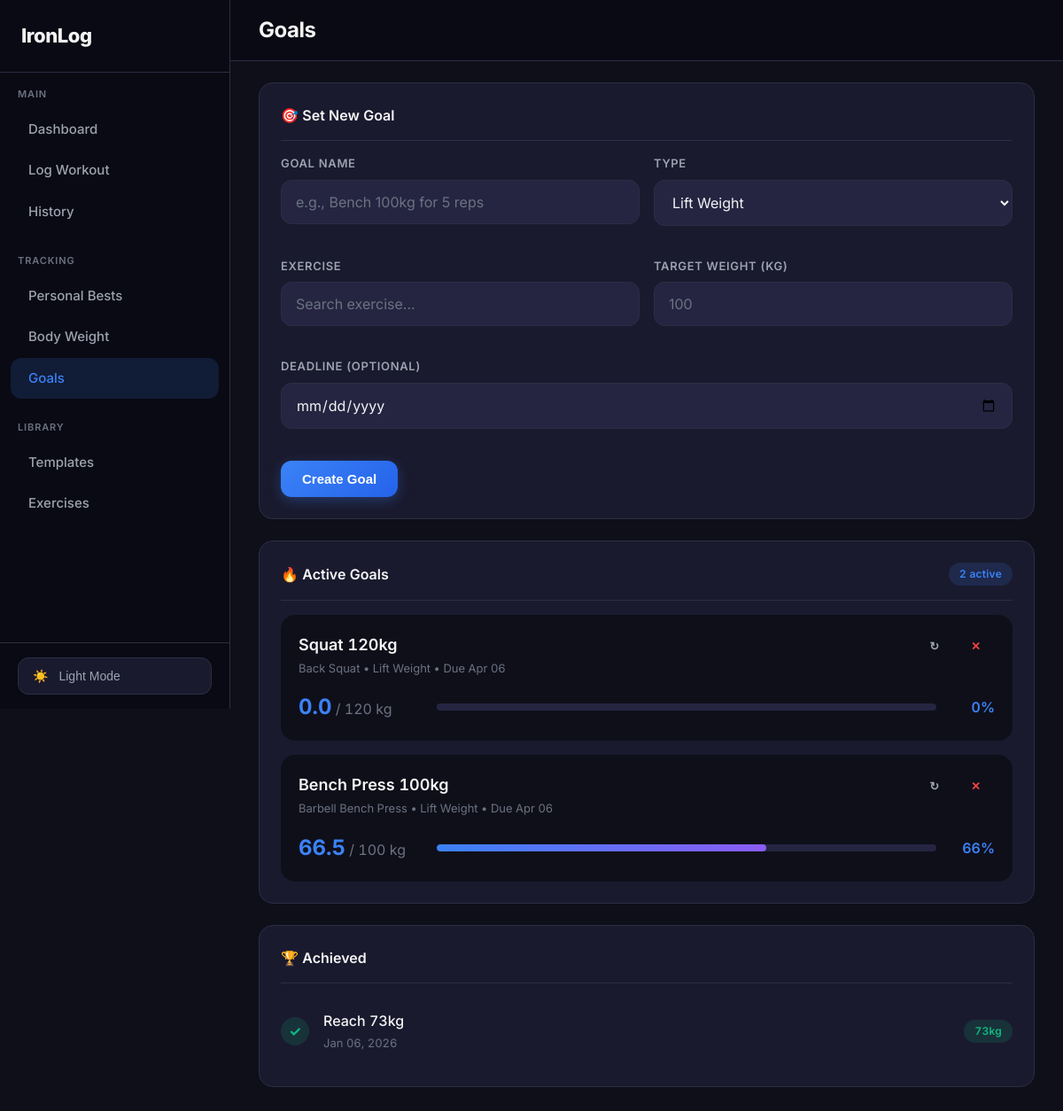
/goals/, run on an earlier commit of the app's database.
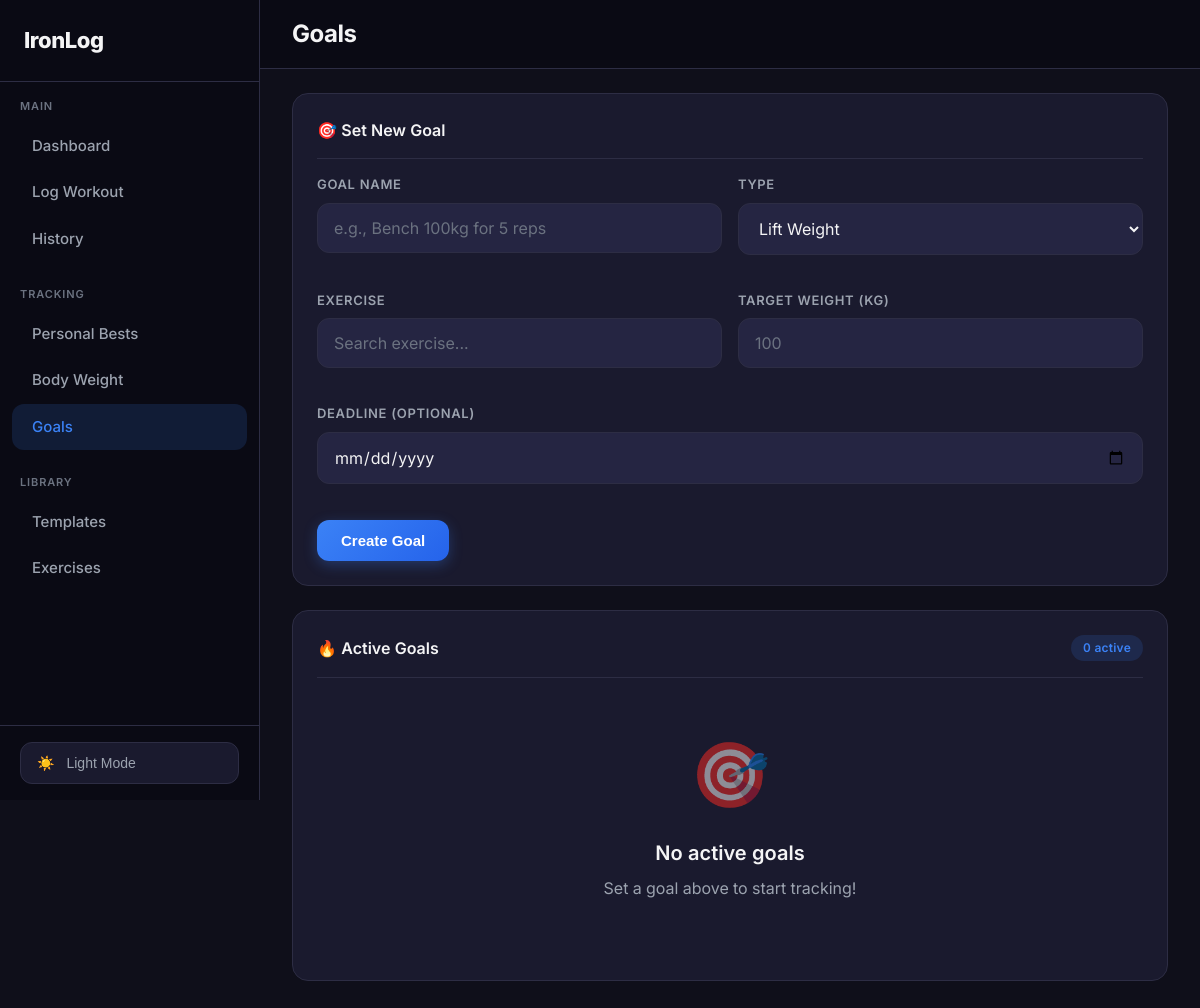
And on a later commit of the database.
### workouts/models.py (models this page shows, shortened)
class Goal(models.Model):
    GOAL_TYPES = [
        ('weight', 'Lift Weight'),
        ('reps', 'Reps at Weight'),
        ('bodyweight', 'Body Weight'),
        ('volume', 'Weekly Volume'),
    ]
    STATUS_CHOICES = [
        ('active', 'Active'),
        ('achieved', 'Achieved'),
        ('abandoned', 'Abandoned'),
    ]
    name = models.CharField(max_length=100)
    goal_type = models.CharField(max_length=20, choices=GOAL_TYPES)
    exercise = models.ForeignKey(Exercise, on_delete=models.CASCADE, null=True, blank=True)
    target_value = models.DecimalField(max_digits=8, decimal_places=2)
    target_reps = models.PositiveIntegerField(null=True, blank=True)  # For "reps at weight" goals
    current_value = models.DecimalField(max_digits=8, decimal_places=2, default=0)
    deadline = models.DateField(null=True, blank=True)
    status = models.CharField(max_length=20, choices=STATUS_CHOICES, default='active')
    created_at = models.DateTimeField(auto_now_add=True)
    achieved_at = models.DateTimeField(null=True, blank=True)
    class Meta:
        ordering = ['-created_at']
    def get_progress_percent(self):
        if self.target_value == 0:
            return 0
        return min(100, int((self.current_value / self.target_value) * 100))

class Exercise(models.Model):
    MUSCLE_GROUPS = [
        ('chest', 'Chest'),
        ('back', 'Back'),
        ('shoulders', 'Shoulders'),
        ('legs', 'Legs'),
        ('biceps', 'Biceps'),
        ('triceps', 'Triceps'),
        ('core', 'Core'),
        ('cardio', 'Cardio'),
        ('glutes', 'Glutes'),
        ('forearms', 'Forearms'),
        ('calves', 'Calves'),
        ('traps', 'Traps'),
    ]
    name = models.CharField(max_length=100)
    muscle_group = models.CharField(max_length=20, choices=MUSCLE_GROUPS)
    equipment = models.CharField(max_length=50, blank=True, default='')  # barbell, dumbbell, machine, etc.
    class Meta:
        ordering = ['muscle_group', 'name']
        unique_together = ['name', 'muscle_group']

### workouts/views.py (the view, shortened to what this page needs)
# urls.py: path('goals/', views.GoalsView.as_view(), name='goals'),
class GoalsView(View):
    def get(self, request):
        active_goals = Goal.objects.filter(status='active')
        achieved_goals = Goal.objects.filter(status='achieved')[:10]
        exercises = Exercise.objects.all()
        context = {
            'active_goals': active_goals,
            'achieved_goals': achieved_goals,
            'exercises': exercises,
            'goal_types': Goal.GOAL_TYPES,
            'today': timezone.now().date(),
        }
        return render(request, 'workouts/goals.html', context)

### templates/workouts/goals.html (shortened to what the changed rows need)
{% extends 'base.html' %}
{% block page_title %}Goals{% endblock %}
{% block content %}
<div class="card">
    <div class="card-header">
        <h2 class="card-title">🎯 Set New Goal</h2>
    </div>
</div>
<div class="card">
    <div class="card-header">
        <h2 class="card-title">🔥 Active Goals</h2>
        <span class="badge badge-primary">{{ active_goals|length }} active</span>
    </div>
    {% if active_goals %}
    <div class="goals-list">
        {% for goal in active_goals %}
        <div class="goal-card">
            <div class="goal-header">
                <div class="goal-info">
                    <h3 class="goal-name">{{ goal.name }}</h3>
                    <div class="goal-meta">
                        {% if goal.exercise %}{{ goal.exercise.name }} • {% endif %}
                        {{ goal.get_goal_type_display }}
                        {% if goal.deadline %} • Due {{ goal.deadline|date:"M d" }}{% endif %}
                    </div>
                </div>
                <div class="goal-actions">
                    <form method="post" action="{% url 'update_goal' goal.id %}" style="display: inline;">
                        <button type="submit" class="btn btn-ghost btn-sm">↻</button>
                    </form>
                    <form method="post" action="{% url 'delete_goal' goal.id %}" style="display: inline;">
                        <button type="submit" class="btn btn-ghost btn-sm" style="color: var(--danger);" onclick="return confirm('Delete?')">✕</button>
                    </form>
                </div>
            </div>
            <div class="goal-progress">
                <div class="goal-values">
                    <span class="goal-current">{{ goal.current_value|floatformat:1 }}</span>
                    <span class="goal-target">/ {{ goal.target_value|floatformat:0 }} kg</span>
                </div>
                <div class="progress-bar" style="flex: 1;">
                    <div class="progress-fill" style="width: {{ goal.get_progress_percent }}%;"></div>
                </div>
                <span class="goal-percent">{{ goal.get_progress_percent }}%</span>
            </div>
        </div>
        {% endfor %}
    </div>
    {% else %}
    <div class="empty-state" style="padding: 2rem;">
        <div class="empty-state-icon">🎯</div>
        <h3>No active goals</h3>
        <p>Set a goal above to start tracking!</p>
    </div>
    {% endif %}
</div>
{% if achieved_goals %}
<div class="card">
    <div class="card-header">
        <h2 class="card-title">🏆 Achieved</h2>
    </div>
    <div class="achieved-list">
        {% for goal in achieved_goals %}
        <div class="achieved-item">
            <span class="achieved-icon">✓</span>
            <div class="achieved-info">
                <span class="achieved-name">{{ goal.name }}</span>
                <span class="achieved-date">{{ goal.achieved_at|date:"M d, Y" }}</span>
            </div>
            <span class="badge badge-success">{{ goal.target_value|floatformat:0 }}kg</span>
        </div>
        {% endfor %}
    </div>
</div>
{% endif %}
{% endblock %}

What changed in the data, as far as the page shows it:
removed Goal: name "Squat 120kg", exercise.name "Back Squat", goal_type "Lift Weight", deadline "Apr 06", current_value "0.0", target_value "120", get_progress_percent "0", shown under "🔥 Active Goals"
removed Goal: name "Bench Press 100kg", exercise.name "Barbell Bench Press", goal_type "Lift Weight", deadline "Apr 06", current_value "66.5", target_value "100", get_progress_percent "66", shown under "🔥 Active Goals"
removed Goal: name "Reach 73kg", achieved_at "Jan 06, 2026", target_value "73", shown under "🏆 Achieved"
Also different on the page:
{{ active_goals|length }}: "2" → "0"
text no longer shown: "🏆 Achieved"
text now shown: "🎯 No active goals Set a goal above to start tracking!"
